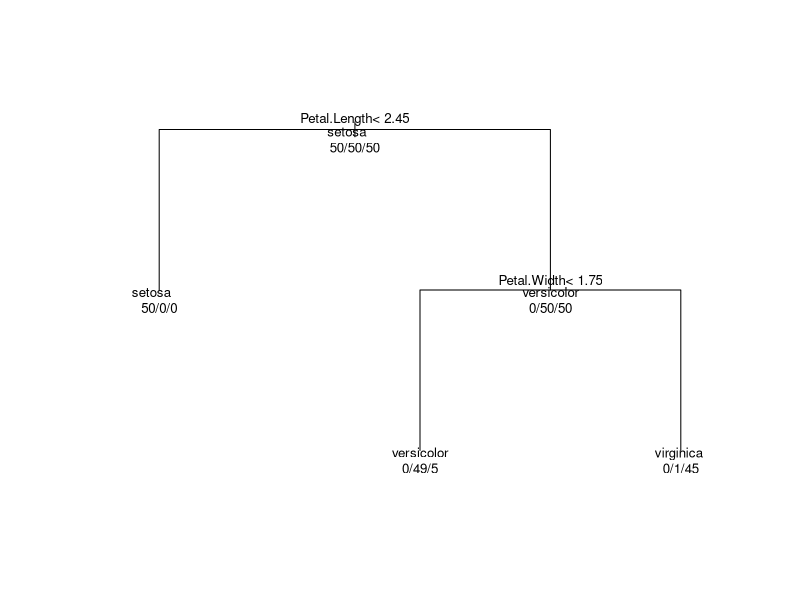

This figure's R source:
library(rpart)
data(iris)
head(iris)
tree_model<-rpart( Species~Sepal.Length+Sepal.Width+Petal.Length+Petal.Width,
                   data=iris,method="class")
print(tree_model)
summary(tree_model)
plot(tree_model, uniform<-TRUE,margin=0.1)
text(tree_model,use.n=TRUE,all=TRUE,cex=0.8)
predicted_species<-predict(tree_model,type="class")
conf_matrix<-table(Actual=iris$Species,Predicted=predicted_species)
print(conf_matrix)
accurancy<-sum(diag(conf_matrix))/ sum(conf_matrix)
cat("\nAccurancy=",round(accurancy*100,2),"%")
